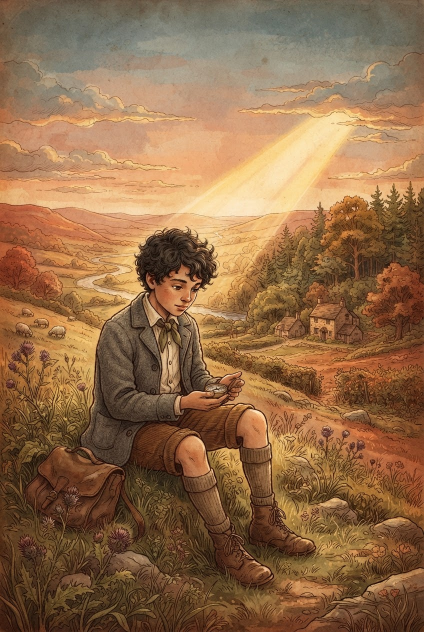
#> input picture art/originals/albert-einstein/cover.jpg, 848 x 1264 px (shown at 1/2 size)
$ python -i prepare-art.py   (imports and definitions only)
#> lines starting #> are read from the running program, lines starting #| are printed output that depends on the picture
#> further down, picture is the input picture: PIL image 848x1264 RGB; mean R, G, B 145, 107.1, 72.7
#!/usr/bin/env python3
"""
prepare-art.py — batch-prepare AI-generated Golden Story art for the web.

Two modes (see docs/golden-story-art-pipeline.md for prompts):

  default   spot art generated on a *flat uniform* light-parchment background:
            knock the paper out to real alpha (scripts/remove-bg.py) and trim
            to the artwork plus a small margin;
  --fade F  full-bleed art: keep everything, but dissolve the outer F of the
            frame into transparency with an irregular watercolor-style edge.

Files named cover* stay opaque either way (the cover is full-bleed in the
template). Everything is downscaled to --max px long edge and exported as
WebP with alpha into OUTPUT under the same basename.

Usage:
  python scripts/prepare-art.py art/raw/leonardo public/stories/leonardo
  python scripts/prepare-art.py chapter-1.png public/stories/leonardo --high 70

Deps: pip install numpy Pillow
"""
import argparse
import importlib.util
import sys
from pathlib import Path

import numpy as np
from PIL import Image, ImageFilter

# remove-bg.py has a dash in its name, so load it as a module by path.
_HERE = Path(__file__).resolve().parent
_spec = importlib.util.spec_from_file_location("removebg", _HERE / "remove-bg.py")
removebg = importlib.util.module_from_spec(_spec)
# [1 line not run here, left out]

EXTS = {".png", ".jpg", ".jpeg", ".webp"}


# [13 lines left out: function trim_to_art, not called in this run]


def _noise(rng, w, h, cell, blur):
    cells = rng.random((max(2, h // cell), max(2, w // cell))).astype(np.float32)
    return np.asarray(
        Image.fromarray((cells * 255).astype(np.uint8))
        .resize((w, h), Image.BICUBIC)
        .filter(ImageFilter.GaussianBlur(blur)),
        np.float32,
    ) / 255.0


# [18 lines left out: function extract_paint, not called in this run]


def fade_edges(img, fade=0.14, rough=0.5, hold=0.55, seed=0):
    """Give a full-bleed image an irregular watercolor-style alpha fade at
    the edges, so it dissolves into the page parchment when composited.
    `hold` keeps dark ink strokes alive deeper into the fade band than pale
    washes, so the paint ends in broken strokes instead of a uniform veil."""
#> called with fade = 0.14, rough = 0.5, hold = 0.55, seed = 0
    img = img.convert("RGBA")
    w, h = img.size
#> w = 848; h = 1264
    yy, xx = np.mgrid[0:h, 0:w].astype(np.float32)
    # 0 at the frame edge -> 1 at `fade` of the way in
    dx = np.minimum(xx, w - 1 - xx) / max(1.0, w * fade)
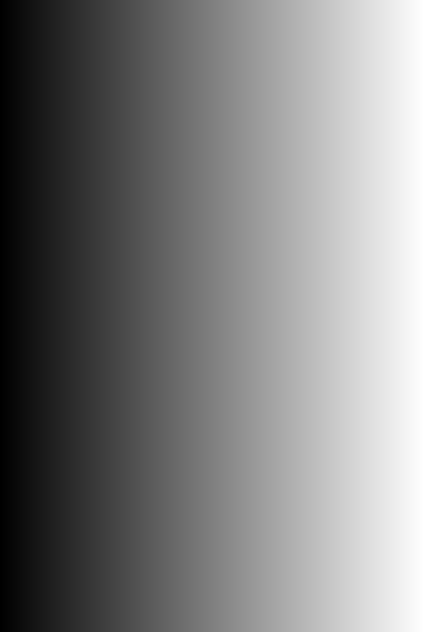
#> xx: shape (1264, 848) float32 (shown at 1/2 size); min 0, max 847, mean 423.5; drawn with min black and max white
    dy = np.minimum(yy, h - 1 - yy) / max(1.0, h * fade)
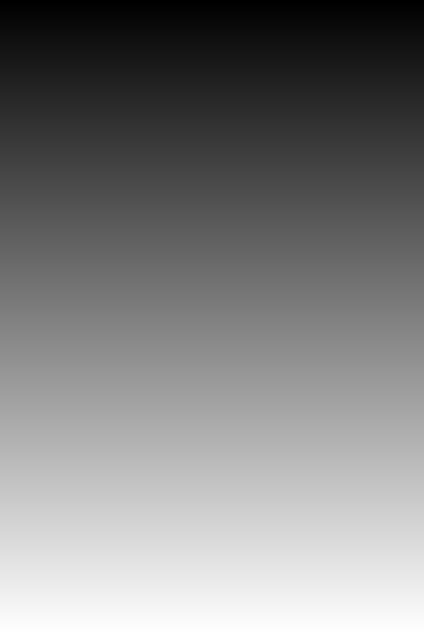
#> yy: shape (1264, 848) float32 (shown at 1/2 size); min 0, max 1263, mean 631.5; drawn with min black and max white
    base = np.clip(np.minimum(dx, dy), 0, 1)
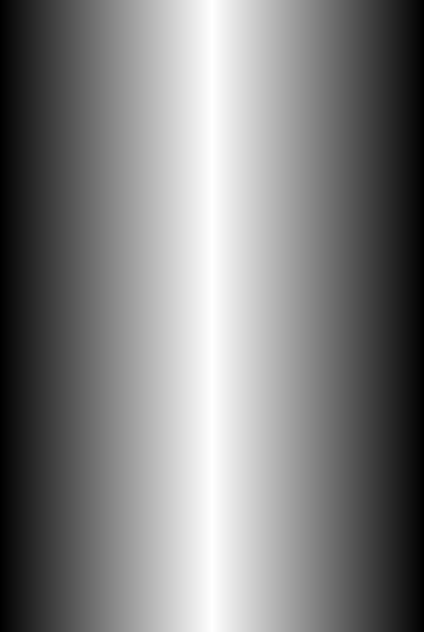
#> dx: shape (1264, 848) float32 (shown at 1/2 size); min 0, max 3.56, mean 1.78; drawn with min black and max white
    # blotchy low-frequency noise + a finer octave make the edge organic
    rng = np.random.default_rng(seed)
    noise = (_noise(rng, w, h, 90, min(w, h) * 0.01)
             + 0.35 * (_noise(rng, w, h, 24, 2) - 0.5))
    t = np.clip(base - (noise - 0.5) * rough * base * (1 - base) * 4, 0, 1)
    alpha = t * t * (3 - 2 * t)  # smoothstep
    if hold > 0:
        rgb = np.asarray(img.convert("RGB"), np.float32) / 255.0
        dark = np.clip(1 - rgb @ np.array([0.299, 0.587, 0.114], np.float32),
                       0, 1) ** 1.5
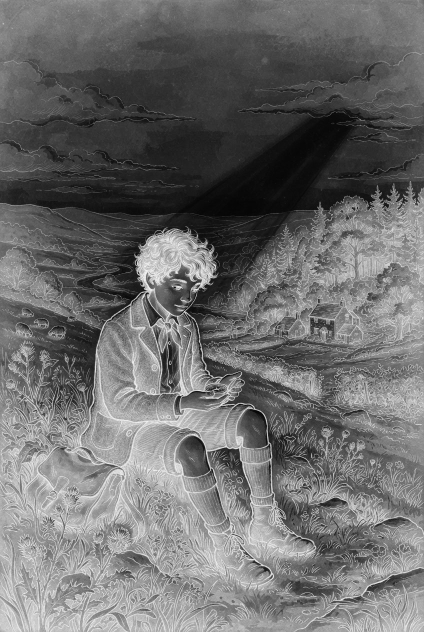
#> dark: shape (1264, 848) float32 (shown at 1/2 size); min 0.0189, max 0.984, mean 0.43
        guard = np.clip(base * 3, 0, 1)          # nothing survives the rim
        guard = guard * guard * (3 - 2 * guard)
        alpha = np.clip(alpha + dark * hold * (1 - alpha) * guard, 0, 1)
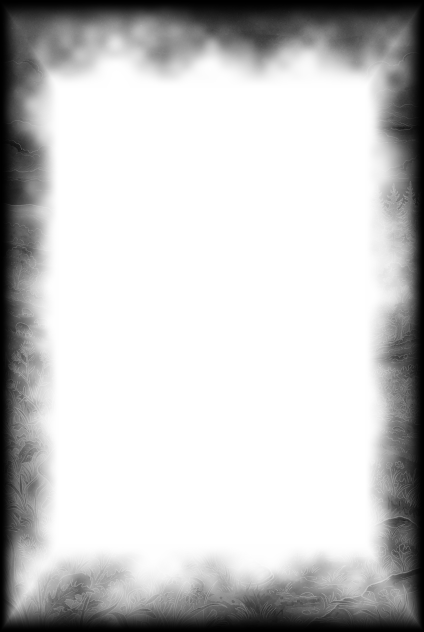
#> alpha: shape (1264, 848) float32 (shown at 1/2 size); min 0, max 1, mean 0.783
    old = np.asarray(img.getchannel("A"), np.float32) / 255.0
#> old: shape (1264, 848) float32; every value is 1
    img.putalpha(Image.fromarray((alpha * old * 255).astype(np.uint8)))
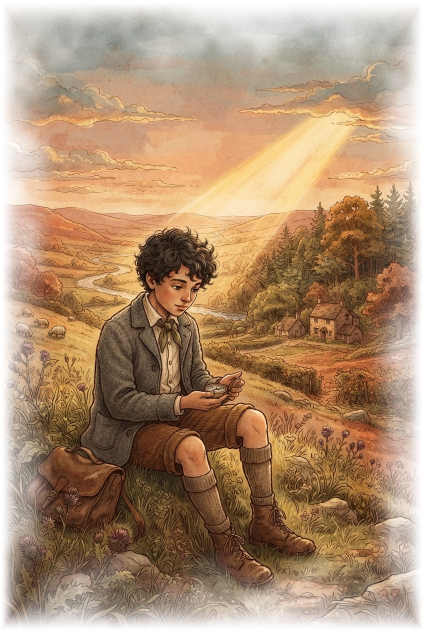
#> img: PIL image 848x1264 RGBA (shown at 1/2 size); mean R, G, B, A 145, 107.1, 72.7, 199.3; transparent parts drawn white
    return img


# [66 lines left out: functions prepare, main, not called in this run]


# [2 lines not run here, left out]

>>> from PIL import Image
>>> picture = Image.open('../art/originals/albert-einstein/cover.jpg')
>>> result = fade_edges(picture)
